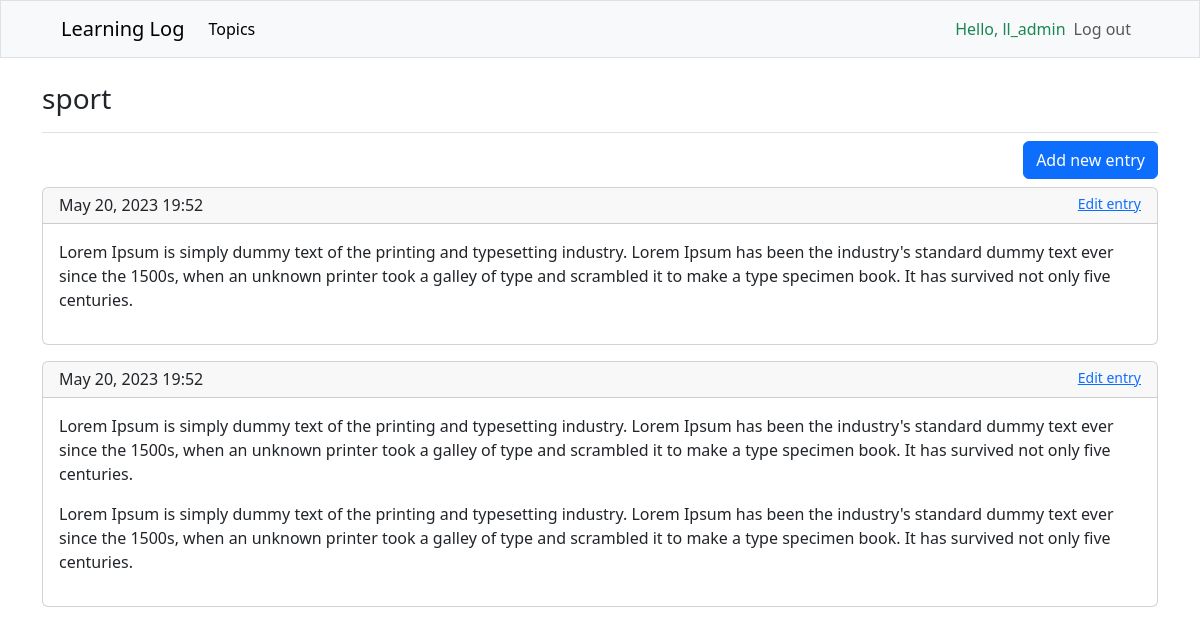
The app's page /topics/4 (signed in) with its own data.
### learning_logs/models.py (models this page shows, shortened)
class Topic(models.Model):
    text = models.CharField(max_length=200)
    date_added = models.DateTimeField(auto_now=True)
    owner = models.ForeignKey(get_user_model(), on_delete=models.CASCADE)
    def __str__(self):
        return self.text

class Entry(models.Model):
    topic = models.ForeignKey(Topic, on_delete=models.CASCADE)
    text = models.TextField(default='')
    date_added = models.DateTimeField(auto_now=True)
    class Meta:
        verbose_name_plural = 'entries'

### learning_logs/views.py (the view)
# urls.py: path('topics/<int:topic_id>', views.topic, name='topic'),
@login_required
def topic(request, topic_id):
    topic_ = Topic.objects.get(id=topic_id)
    check_owner(topic_, request.user)
    entries = topic_.entry_set.order_by('-date_added')
    context = {'topic': topic_, 'entries': entries}
    return render(request, 'learning_logs/topic.html', context)

### learning_logs/views.py (called while the page is built)
def check_owner(topic_: Topic, user: User):
    if topic_.owner != user:
        raise Http404

### learning_logs/templates/learning_logs/topic.html
{% extends "learning_logs/base.html" %}
{% block page_header %}
    <div class="pb-2 mb-2 border-bottom">
        <h3>{{ topic }}</h3>
    </div>
{% endblock page_header %}
{% block content %}
    {% if entries %}
        <div class="d-flex flex-row-reverse mb-2">
            <a href="{% url 'learning_logs:new_entry' topic.id %}" class="btn btn-primary" role="button">Add new entry</a>
        </div>
        {% for entry in entries %}
            <div class="card mb-3">
                <h6 class="card-header d-flex">
                    <span class="flex-grow-1">{{ entry.date_added|date:'M d, Y H:i' }}</span>
                    <small>
                        <a href="{% url 'learning_logs:edit_entry' entry.id %}" class="">Edit entry</a>
                    </small>
                </h6>
                <div class="card-body">
                    {{ entry.text|linebreaks }}
                </div>
            </div>
        {% endfor %}
    {% else %}
        <div class="alert alert-primary" role="alert">
          There are no entries for this topic yet. <a href="{% url 'learning_logs:new_entry' topic.id %}" class="alert-link">Make an entry</a> summarizing what you've learned.
        </div>
    {% endif %}
{% endblock content %}

### learning_logs/templates/learning_logs/base.html (shortened to what this page needs)
<!DOCTYPE html>
{% load django_bootstrap5 %}
{% load i18n %}
{% get_current_language as LANGUAGE_CODE %}
<html lang="{{ LANGUAGE_CODE|default:'en_us' }}">
<head>
    {% bootstrap_css %}
</head>
<body>
    {% block sidebar %}
        <nav class="navbar navbar-expand-lg bg-light mb-4 px-5 border">
            <div class="container-fluid">
                <a class="navbar-brand" href="{% url 'learning_logs:index' %}">Learning Log</a>
                <div class="collapse navbar-collapse" id="navbarSupportedContent">
                    <ul class="navbar-nav flex-grow-1 me-auto mb-2 mb-lg-0">
                        <li class="nav-item">
                            <a class="nav-link active" aria-current="page" href="{% url 'learning_logs:topics' %}">Topics</a>
                        </li>
                    </ul>
                    <ul class="navbar-nav me-auto mb-2 mb-lg-0">
                        {% if user.is_authenticated %}
                            <li class="nav-item d-flex">
                                <span class="navbar-text flex-fill text-success">Hello, {{ user.username }}</span>
                            </li>
                            <li class="nav-item">
                                <a class="nav-link" href="{% url 'users:logout' %}">Log out</a>
                            </li>
                        {% endif %}
                    </ul>
                </div>
            </div>
        </nav>
    {% endblock sidebar %}
    <main role="main" class="container">
        {% block page_header %}{% endblock page_header %}
        {% block content %}{% endblock content %}
    </main>
</body>
</html>

### records on screen
Topic: text "sport"
Entry: date_added "May 20, 2023 19:52", text "Lorem Ipsum is simply dummy text of the printing and typesetting industry. Lorem Ipsum has been the industry's standard dummy text ever since the 1500s, when an unknown printer took a galley of type and scrambled it to make a type specimen book. It has survived not only five centuries."
Entry: date_added "May 20, 2023 19:52", text "Lorem Ipsum is simply dummy text of the printing and typesetting industry. Lorem Ipsum has been the industry's standard dummy text ever since the 1500s, when an unknown printer took a galley of type and scrambled it to make a type specimen book. It has survived not only five centuries. Lorem Ipsum is simply dummy text of the printing and typesetting industry. Lorem Ipsum has been the industry's standard dummy text ever since the 1500s, when an unknown printer took a galley of type and scrambled it to make a type specimen book. It has survived not only five centuries."

### other values on screen
{{ user.username }} "ll_admin"
